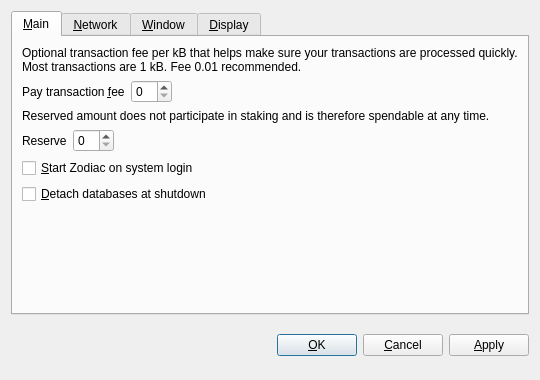
<?xml version="1.0" encoding="UTF-8"?>
<ui version="4.0">
 <class>OptionsDialog</class>
 <widget class="QDialog" name="OptionsDialog">
  <property name="geometry">
   <rect>
    <x>0</x>
    <y>0</y>
    <width>540</width>
    <height>380</height>
   </rect>
  </property>
  <property name="windowTitle">
   <string>Options</string>
  </property>
  <property name="modal">
   <bool>true</bool>
  </property>
  <layout class="QVBoxLayout" name="verticalLayout">
   <item>
    <widget class="QTabWidget" name="tabWidget">
     <property name="tabPosition">
      <enum>QTabWidget::North</enum>
     </property>
     <property name="currentIndex">
      <number>0</number>
     </property>
     <widget class="QWidget" name="tabMain">
      <attribute name="title">
       <string>&amp;Main</string>
      </attribute>
      <layout class="QVBoxLayout" name="verticalLayout_Main">
       <item>
        <widget class="QLabel" name="transactionFeeInfoLabel">
         <property name="text">
          <string>Optional transaction fee per kB that helps make sure your transactions are processed quickly. Most transactions are 1 kB. Fee 0.01 recommended.</string>
         </property>
         <property name="textFormat">
          <enum>Qt::PlainText</enum>
         </property>
         <property name="wordWrap">
          <bool>true</bool>
         </property>
        </widget>
       </item>
       <item>
        <layout class="QHBoxLayout" name="horizontalLayoutFee">
         <item>
          <widget class="QLabel" name="transactionFeeLabel">
           <property name="text">
            <string>Pay transaction &amp;fee</string>
           </property>
           <property name="textFormat">
            <enum>Qt::PlainText</enum>
           </property>
           <property name="buddy">
            <cstring>transactionFee</cstring>
           </property>
          </widget>
         </item>
         <item>
          <widget class="BitcoinAmountField" name="transactionFee"/>
         </item>
         <item>
          <spacer name="horizontalSpacerFee">
           <property name="orientation">
            <enum>Qt::Horizontal</enum>
           </property>
           <property name="sizeHint" stdset="0">
            <size>
             <width>40</width>
             <height>20</height>
            </size>
           </property>
          </spacer>
         </item>
        </layout>
       </item>
       <item>
        <widget class="QLabel" name="reserveBalanceInfoLabel">
         <property name="text">
          <string>Reserved amount does not participate in staking and is therefore spendable at any time.</string>
         </property>
         <property name="textFormat">
          <enum>Qt::PlainText</enum>
         </property>
         <property name="wordWrap">
          <bool>true</bool>
         </property>
        </widget>
       </item>
       <item>
        <layout class="QHBoxLayout" name="horizontalLayoutReserveBalance">
         <item>
          <widget class="QLabel" name="reserveBalanceLabel">
           <property name="text">
            <string>Reserve</string>
           </property>
           <property name="textFormat">
            <enum>Qt::PlainText</enum>
           </property>
           <property name="buddy">
            <cstring>reserveBalance</cstring>
           </property>
          </widget>
         </item>
         <item>
          <widget class="BitcoinAmountField" name="reserveBalance"/>
         </item>
         <item>
          <spacer name="horizontalSpacerReserveBalance">
           <property name="orientation">
            <enum>Qt::Horizontal</enum>
           </property>
           <property name="sizeHint" stdset="0">
            <size>
             <width>40</width>
             <height>20</height>
            </size>
           </property>
          </spacer>
         </item>
        </layout>
       </item>
       <item>
        <widget class="QCheckBox" name="bitcoinAtStartup">
         <property name="toolTip">
          <string>Automatically start Zodiac after logging in to the system.</string>
         </property>
         <property name="text">
          <string>&amp;Start Zodiac on system login</string>
         </property>
        </widget>
       </item>
       <item>
        <widget class="QCheckBox" name="detachDatabases">
         <property name="toolTip">
          <string>Detach block and address databases at shutdown. This means they can be moved to another data directory, but it slows down shutdown. The wallet is always detached.</string>
         </property>
         <property name="text">
          <string>&amp;Detach databases at shutdown</string>
         </property>
        </widget>
       </item>
       <item>
        <spacer name="verticalSpacer_Main">
         <property name="orientation">
          <enum>Qt::Vertical</enum>
         </property>
         <property name="sizeHint" stdset="0">
          <size>
           <width>20</width>
           <height>40</height>
          </size>
         </property>
        </spacer>
       </item>
      </layout>
     </widget>
     <widget class="QWidget" name="tabNetwork">
      <attribute name="title">
       <string>&amp;Network</string>
      </attribute>
      <layout class="QVBoxLayout" name="verticalLayout_Network">
       <item>
        <widget class="QCheckBox" name="mapPortUpnp">
         <property name="toolTip">
          <string>Automatically open the Zodiac client port on the router. This only works when your router supports UPnP and it is enabled.</string>
         </property>
         <property name="text">
          <string>Map port using &amp;UPnP</string>
         </property>
        </widget>
       </item>
       <item>
        <widget class="QCheckBox" name="connectSocks">
         <property name="toolTip">
          <string>Connect to the Zodiac network through a SOCKS proxy (e.g. when connecting through Tor).</string>
         </property>
         <property name="text">
          <string>&amp;Connect through SOCKS proxy:</string>
         </property>
        </widget>
       </item>
       <item>
        <layout class="QHBoxLayout" name="horizontalLayout_Network">
         <item>
          <widget class="QLabel" name="proxyIpLabel">
           <property name="text">
            <string>Proxy &amp;IP:</string>
           </property>
           <property name="textFormat">
            <enum>Qt::PlainText</enum>
           </property>
           <property name="buddy">
            <cstring>proxyIp</cstring>
           </property>
          </widget>
         </item>
         <item>
          <widget class="QValidatedLineEdit" name="proxyIp">
           <property name="maximumSize">
            <size>
             <width>140</width>
             <height>16777215</height>
            </size>
           </property>
           <property name="toolTip">
            <string>IP address of the proxy (e.g. 127.0.0.1)</string>
           </property>
          </widget>
         </item>
         <item>
          <widget class="QLabel" name="proxyPortLabel">
           <property name="text">
            <string>&amp;Port:</string>
           </property>
           <property name="textFormat">
            <enum>Qt::PlainText</enum>
           </property>
           <property name="buddy">
            <cstring>proxyPort</cstring>
           </property>
          </widget>
         </item>
         <item>
          <widget class="QLineEdit" name="proxyPort">
           <property name="maximumSize">
            <size>
             <width>55</width>
             <height>16777215</height>
            </size>
           </property>
           <property name="toolTip">
            <string>Port of the proxy (e.g. 9050)</string>
           </property>
          </widget>
         </item>
         <item>
          <widget class="QLabel" name="socksVersionLabel">
           <property name="text">
            <string>SOCKS &amp;Version:</string>
           </property>
           <property name="textFormat">
            <enum>Qt::PlainText</enum>
           </property>
           <property name="buddy">
            <cstring>socksVersion</cstring>
           </property>
          </widget>
         </item>
         <item>
          <widget class="QValueComboBox" name="socksVersion">
           <property name="toolTip">
            <string>SOCKS version of the proxy (e.g. 5)</string>
           </property>
          </widget>
         </item>
         <item>
          <spacer name="horizontalSpacer_Network">
           <property name="orientation">
            <enum>Qt::Horizontal</enum>
           </property>
           <property name="sizeHint" stdset="0">
            <size>
             <width>40</width>
             <height>20</height>
            </size>
           </property>
          </spacer>
         </item>
        </layout>
       </item>
       <item>
        <spacer name="verticalSpacer_Network">
         <property name="orientation">
          <enum>Qt::Vertical</enum>
         </property>
         <property name="sizeHint" stdset="0">
          <size>
           <width>20</width>
           <height>40</height>
          </size>
         </property>
        </spacer>
       </item>
      </layout>
     </widget>
     <widget class="QWidget" name="tabWindow">
      <attribute name="title">
       <string>&amp;Window</string>
      </attribute>
      <layout class="QVBoxLayout" name="verticalLayout_Window">
       <item>
        <widget class="QCheckBox" name="minimizeToTray">
         <property name="toolTip">
          <string>Show only a tray icon after minimizing the window.</string>
         </property>
         <property name="text">
          <string>&amp;Minimize to the tray instead of the taskbar</string>
         </property>
        </widget>
       </item>
       <item>
        <widget class="QCheckBox" name="minimizeOnClose">
         <property name="toolTip">
          <string>Minimize instead of exit the application when the window is closed. When this option is enabled, the application will be closed only after selecting Quit in the menu.</string>
         </property>
         <property name="text">
          <string>M&amp;inimize on close</string>
         </property>
        </widget>
       </item>
       <item>
        <spacer name="verticalSpacer_Window">
         <property name="orientation">
          <enum>Qt::Vertical</enum>
         </property>
         <property name="sizeHint" stdset="0">
          <size>
           <width>20</width>
           <height>40</height>
          </size>
         </property>
        </spacer>
       </item>
      </layout>
     </widget>
     <widget class="QWidget" name="tabDisplay">
      <attribute name="title">
       <string>&amp;Display</string>
      </attribute>
      <layout class="QVBoxLayout" name="verticalLayout_Display">
       <item>
        <layout class="QHBoxLayout" name="horizontalLayout_1_Display">
         <item>
          <widget class="QLabel" name="langLabel">
           <property name="text">
            <string>User Interface &amp;language:</string>
           </property>
           <property name="textFormat">
            <enum>Qt::PlainText</enum>
           </property>
           <property name="buddy">
            <cstring>lang</cstring>
           </property>
          </widget>
         </item>
         <item>
          <widget class="QValueComboBox" name="lang">
           <property name="toolTip">
            <string>The user interface language can be set here. This setting will take effect after restarting Zodiac.</string>
           </property>
          </widget>
         </item>
        </layout>
       </item>
       <item>
        <layout class="QHBoxLayout" name="horizontalLayout_2_Display">
         <item>
          <widget class="QLabel" name="unitLabel">
           <property name="text">
            <string>&amp;Unit to show amounts in:</string>
           </property>
           <property name="textFormat">
            <enum>Qt::PlainText</enum>
           </property>
           <property name="buddy">
            <cstring>unit</cstring>
           </property>
          </widget>
         </item>
         <item>
          <widget class="QValueComboBox" name="unit">
           <property name="toolTip">
            <string>Choose the default subdivision unit to show in the interface and when sending coins.</string>
           </property>
          </widget>
         </item>
        </layout>
       </item>
       <item>
        <widget class="QCheckBox" name="displayAddresses">
         <property name="toolTip">
          <string>Whether to show Zodiac addresses in the transaction list or not.</string>
         </property>
         <property name="text">
          <string>&amp;Display addresses in transaction list</string>
         </property>
        </widget>
       </item>
       <item>
        <widget class="QCheckBox" name="coinControlFeatures">
         <property name="toolTip">
          <string>Whether to show coin control features or not.</string>
         </property>
         <property name="text">
          <string>Display coin &amp;control features (experts only!)</string>
         </property>
        </widget>
       </item>
       <item>
        <spacer name="verticalSpacer_Display">
         <property name="orientation">
          <enum>Qt::Vertical</enum>
         </property>
         <property name="sizeHint" stdset="0">
          <size>
           <width>20</width>
           <height>40</height>
          </size>
         </property>
        </spacer>
       </item>
      </layout>
     </widget>
    </widget>
   </item>
   <item>
    <layout class="QHBoxLayout" name="horizontalLayout_Buttons">
     <item>
      <spacer name="horizontalSpacer_1">
       <property name="orientation">
        <enum>Qt::Horizontal</enum>
       </property>
       <property name="sizeHint" stdset="0">
        <size>
         <width>40</width>
         <height>48</height>
        </size>
       </property>
      </spacer>
     </item>
     <item>
      <widget class="QLabel" name="statusLabel">
       <property name="font">
        <font>
         <weight>75</weight>
         <bold>true</bold>
        </font>
       </property>
       <property name="text">
        <string/>
       </property>
       <property name="textFormat">
        <enum>Qt::PlainText</enum>
       </property>
       <property name="wordWrap">
        <bool>true</bool>
       </property>
      </widget>
     </item>
     <item>
      <spacer name="horizontalSpacer_2">
       <property name="orientation">
        <enum>Qt::Horizontal</enum>
       </property>
       <property name="sizeHint" stdset="0">
        <size>
         <width>40</width>
         <height>48</height>
        </size>
       </property>
      </spacer>
     </item>
     <item>
      <widget class="QPushButton" name="okButton">
       <property name="text">
        <string>&amp;OK</string>
       </property>
      </widget>
     </item>
     <item>
      <widget class="QPushButton" name="cancelButton">
       <property name="text">
        <string>&amp;Cancel</string>
       </property>
       <property name="autoDefault">
        <bool>false</bool>
       </property>
      </widget>
     </item>
     <item>
      <widget class="QPushButton" name="applyButton">
       <property name="text">
        <string>&amp;Apply</string>
       </property>
       <property name="autoDefault">
        <bool>false</bool>
       </property>
      </widget>
     </item>
    </layout>
   </item>
  </layout>
 </widget>
 <customwidgets>
  <customwidget>
   <class>BitcoinAmountField</class>
   <extends>QSpinBox</extends>
   <header>bitcoinamountfield.h</header>
  </customwidget>
  <customwidget>
   <class>QValueComboBox</class>
   <extends>QComboBox</extends>
   <header>qvaluecombobox.h</header>
  </customwidget>
  <customwidget>
   <class>QValidatedLineEdit</class>
   <extends>QLineEdit</extends>
   <header>qvalidatedlineedit.h</header>
  </customwidget>
 </customwidgets>
 <resources/>
 <connections/>
</ui>
